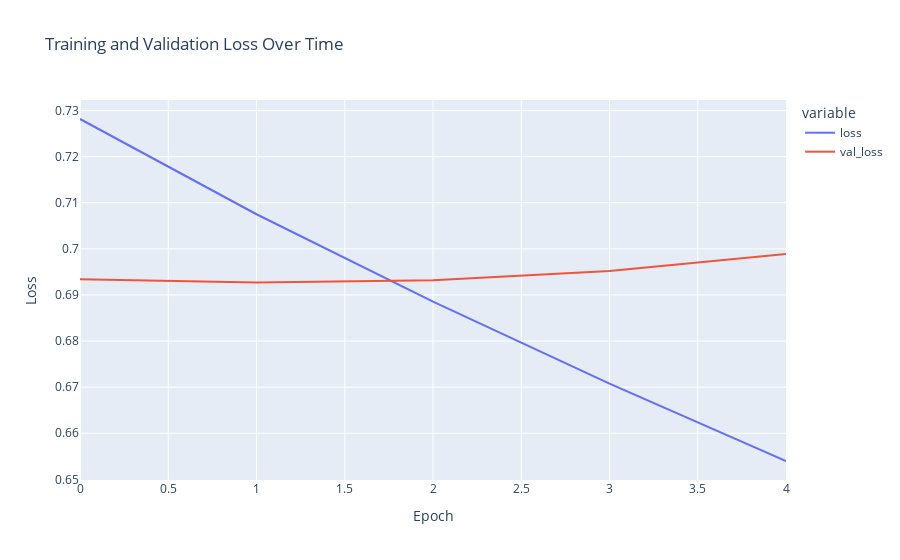

The cell this chart's notebook holds for it:
### Code cell
fig = px.line(
    history.history,
    y=['loss', 'val_loss'],
    labels={'index': "Epoch", 'value': "Loss"},
    title="Training and Validation Loss Over Time"
)

fig.show()

### Figure 1 — Plotly figure (JSON) as saved in the notebook; plotly's stock layout.template omitted (floating-point values rounded to 4 significant figures)
{"data": [{"hovertemplate": "variable=loss<br>Epoch=%{x}<br>Loss=%{y}<extra></extra>", "legendgroup": "loss", "line": {"color": "#636efa", "dash": "solid"}, "marker": {"symbol": "circle"}, "mode": "lines", "name": "loss", "orientation": "v", "showlegend": true, "type": "scatter", "x": [0, 1, 2, 3, 4], "xaxis": "x", "y": [0.7282, 0.7075, 0.6885, 0.6708, 0.654], "yaxis": "y"}, {"hovertemplate": "variable=val_loss<br>Epoch=%{x}<br>Loss=%{y}<extra></extra>", "legendgroup": "val_loss", "line": {"color": "#EF553B", "dash": "solid"}, "marker": {"symbol": "circle"}, "mode": "lines", "name": "val_loss", "orientation": "v", "showlegend": true, "type": "scatter", "x": [0, 1, 2, 3, 4], "xaxis": "x", "y": [0.6934, 0.6927, 0.6932, 0.6952, 0.6989], "yaxis": "y"}], "layout": {"legend": {"title": {"text": "variable"}, "tracegroupgap": 0}, "title": {"text": "Training and Validation Loss Over Time"}, "xaxis": {"anchor": "y", "domain": [0, 1], "title": {"text": "Epoch"}}, "yaxis": {"anchor": "x", "domain": [0, 1], "title": {"text": "Loss"}}}}
